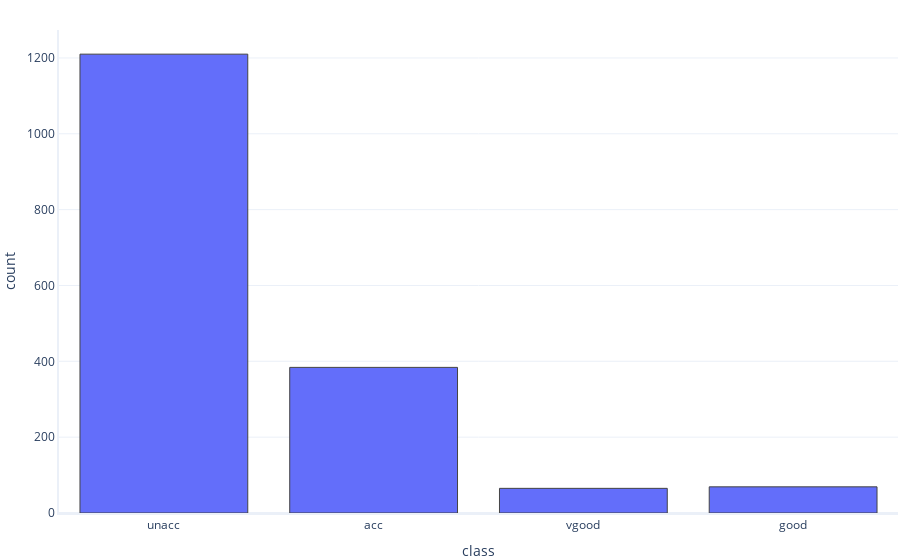

Write notebook code for a chart like this one.
### Code cell
from tools_ml import recursos_graficos as rg 

rg.histogram(df_car, 'class')

### Figure 1 — Plotly figure (JSON) as saved in the notebook; plotly's stock layout.template omitted (floating-point values rounded to 4 significant figures; data arrays with more than 128 entries replaced by an {"elided": "..."} marker saying what was removed)
{"data": [{"alignmentgroup": "True", "bingroup": "x", "hovertemplate": "class=%{x}<br>count=%{y}<extra></extra>", "legendgroup": "", "marker": {"color": "#636efa", "pattern": {"shape": ""}}, "name": "", "offsetgroup": "", "orientation": "v", "showlegend": false, "type": "histogram", "x": {"elided": "1728 str values"}, "xaxis": "x", "yaxis": "y"}], "layout": {"barmode": "relative", "legend": {"tracegroupgap": 0}, "xaxis": {"anchor": "y", "domain": [0, 1], "title": {"text": "class"}}, "yaxis": {"anchor": "x", "domain": [0, 1], "title": {"text": "count"}}}}
